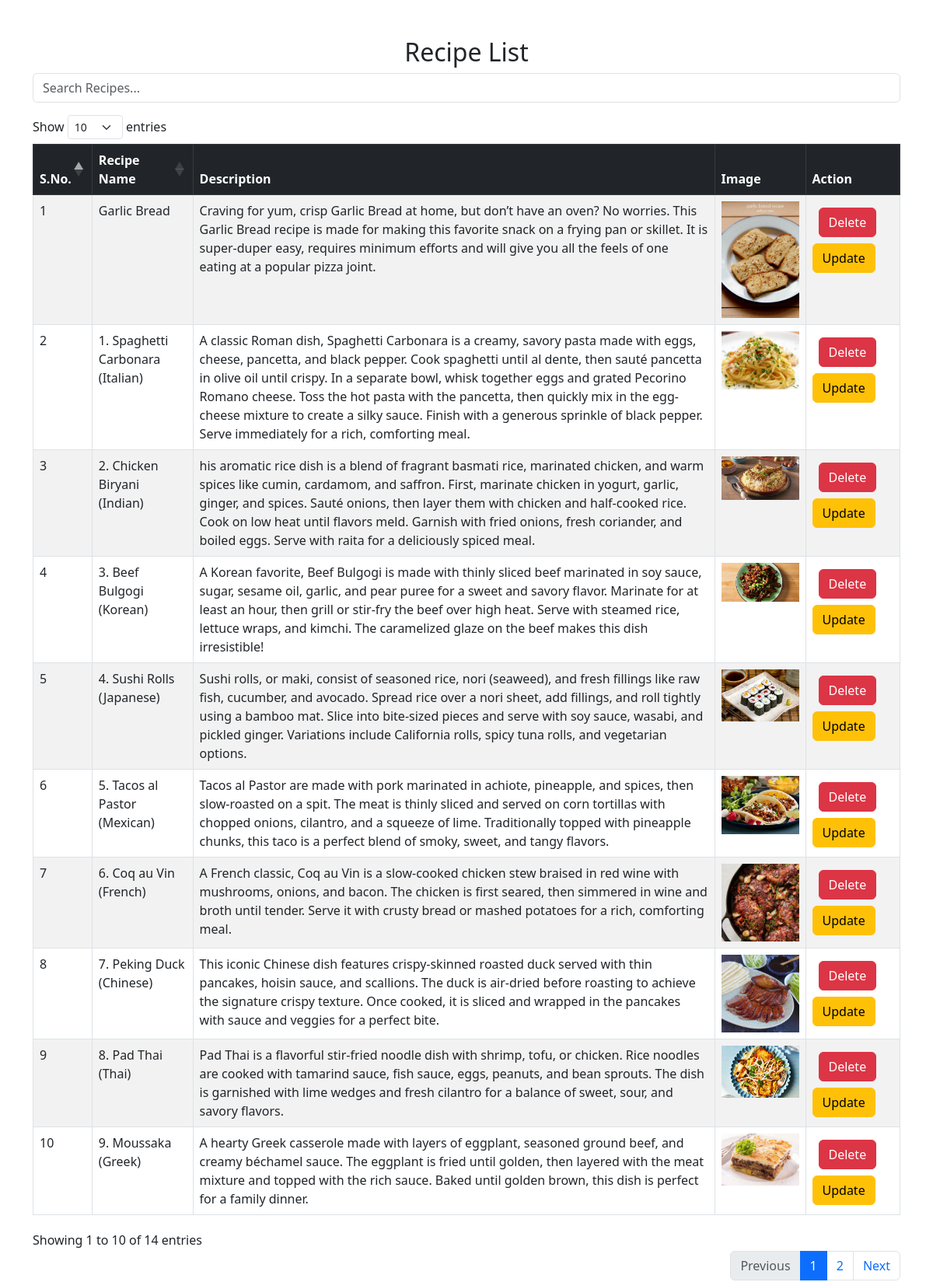
Page /viewrecipes/ on the committed database.
### recipe/models.py (models this page shows)
class recipe(models.Model):
    recipe_name=models.CharField(max_length=200)
    recipe_description=models.TextField()
    image=models.ImageField(upload_to='recipe_img')

### recipe/views.py (the view)
# urls.py: path('viewrecipes/',viewrecipes,name='viewrecipes'),
def viewrecipes(request):
    queryset=(recipe.objects.all())
    return render(request,'viewrecipe.html',{'recipes': queryset})

### recipe/templates/viewrecipe.html (shortened to what this page needs)
<!DOCTYPE html>
<html lang="en">
<head>
    <link rel="stylesheet" href="https://cdn.jsdelivr.net/npm/bootstrap@5.3.0/dist/css/bootstrap.min.css">
    <link rel="stylesheet" href="https://cdn.datatables.net/1.11.5/css/dataTables.bootstrap5.min.css">
</head>
<body>
    <div class="container mt-5">
        <h2 class="text-center">Recipe List</h2>
        <input type="text" id="search" class="form-control mb-3" placeholder="Search Recipes...">
        <div class="table-responsive">
            <table class="table table-bordered table-striped" id="recipeTable">
                <thead class="table-dark">
                    <tr>
                        <th>S.No.</th>
                        <th>Recipe Name</th>
                        <th>Description</th>
                        <th>Image</th>
                        <th>Action</th>
                    </tr>
                </thead>
                <tbody>
                    {% for recipe in recipes %}
                    <tr>
                        <td>{{ forloop.counter }}</td>
                        <td>{{ recipe.recipe_name }}</td>
                        <td>{{ recipe.recipe_description }}</td>
                        <td><img src="{{ recipe.image.url }}" alt="{{ recipe.recipe_name }}" width="100"></td>
                        <td>
                            <a href='delete_recipe/{{recipe.id}}/' class='btn btn-danger m-2'>Delete</a>
                            <a href='update_recipe/{{recipe.id}}/' class='btn btn-warning'>Update</a>
                        </td>
                    </tr>
                    {% empty %}
                    <tr>
                        <td colspan="5" class="text-center">No recipes found.</td>
                    </tr>
                    {% endfor %}
                </tbody>
            </table>
        </div>
    </div>
</body>
</html>

### rows in the picture
recipe: recipe_name "Garlic Bread", recipe_description "Craving for yum, crisp Garlic Bread at home, but don’t have an oven? No worries. This Garlic Bread recipe is made for making this favorite snack on a frying pan or skillet. It is super-duper easy, requires minimum efforts and will give you all the feels of one eating at a popular pizza joint.", image (picture)
recipe: recipe_name "1. Spaghetti Carbonara (Italian)", recipe_description "A classic Roman dish, Spaghetti Carbonara is a creamy, savory pasta made with eggs, cheese, pancetta, and black pepper. Cook spaghetti until al dente, then sauté pancetta in olive oil until crispy. In a separate bowl, whisk together eggs and grated Pecorino Romano cheese. Toss the hot pasta with the pancetta, then quickly mix in the egg-cheese mixture to create a silky sauce. Finish with a generous sprinkle of black pepper. Serve immediately for a rich, comforting meal.", image (picture)
recipe: recipe_name "2. Chicken Biryani (Indian)", recipe_description "his aromatic rice dish is a blend of fragrant basmati rice, marinated chicken, and warm spices like cumin, cardamom, and saffron. First, marinate chicken in yogurt, garlic, ginger, and spices. Sauté onions, then layer them with chicken and half-cooked rice. Cook on low heat until flavors meld. Garnish with fried onions, fresh coriander, and boiled eggs. Serve with raita for a deliciously spiced meal.", image (picture)
recipe: recipe_name "3. Beef Bulgogi (Korean)", recipe_description "A Korean favorite, Beef Bulgogi is made with thinly sliced beef marinated in soy sauce, sugar, sesame oil, garlic, and pear puree for a sweet and savory flavor. Marinate for at least an hour, then grill or stir-fry the beef over high heat. Serve with steamed rice, lettuce wraps, and kimchi. The caramelized glaze on the beef makes this dish irresistible!", image (picture)
recipe: recipe_name "4. Sushi Rolls (Japanese)", recipe_description "Sushi rolls, or maki, consist of seasoned rice, nori (seaweed), and fresh fillings like raw fish, cucumber, and avocado. Spread rice over a nori sheet, add fillings, and roll tightly using a bamboo mat. Slice into bite-sized pieces and serve with soy sauce, wasabi, and pickled ginger. Variations include California rolls, spicy tuna rolls, and vegetarian options.", image (picture)
recipe: recipe_name "5. Tacos al Pastor (Mexican)", recipe_description "Tacos al Pastor are made with pork marinated in achiote, pineapple, and spices, then slow-roasted on a spit. The meat is thinly sliced and served on corn tortillas with chopped onions, cilantro, and a squeeze of lime. Traditionally topped with pineapple chunks, this taco is a perfect blend of smoky, sweet, and tangy flavors.", image (picture)
recipe: recipe_name "6. Coq au Vin (French)", recipe_description "A French classic, Coq au Vin is a slow-cooked chicken stew braised in red wine with mushrooms, onions, and bacon. The chicken is first seared, then simmered in wine and broth until tender. Serve it with crusty bread or mashed potatoes for a rich, comforting meal.", image (picture)
recipe: recipe_name "7. Peking Duck (Chinese)", recipe_description "This iconic Chinese dish features crispy-skinned roasted duck served with thin pancakes, hoisin sauce, and scallions. The duck is air-dried before roasting to achieve the signature crispy texture. Once cooked, it is sliced and wrapped in the pancakes with sauce and veggies for a perfect bite.", image (picture)
recipe: recipe_name "8. Pad Thai (Thai)", recipe_description "Pad Thai is a flavorful stir-fried noodle dish with shrimp, tofu, or chicken. Rice noodles are cooked with tamarind sauce, fish sauce, eggs, peanuts, and bean sprouts. The dish is garnished with lime wedges and fresh cilantro for a balance of sweet, sour, and savory flavors.", image (picture)
recipe: recipe_name "9. Moussaka (Greek)", recipe_description "A hearty Greek casserole made with layers of eggplant, seasoned ground beef, and creamy béchamel sauce. The eggplant is fried until golden, then layered with the meat mixture and topped with the rich sauce. Baked until golden brown, this dish is perfect for a family dinner.", image (picture)
